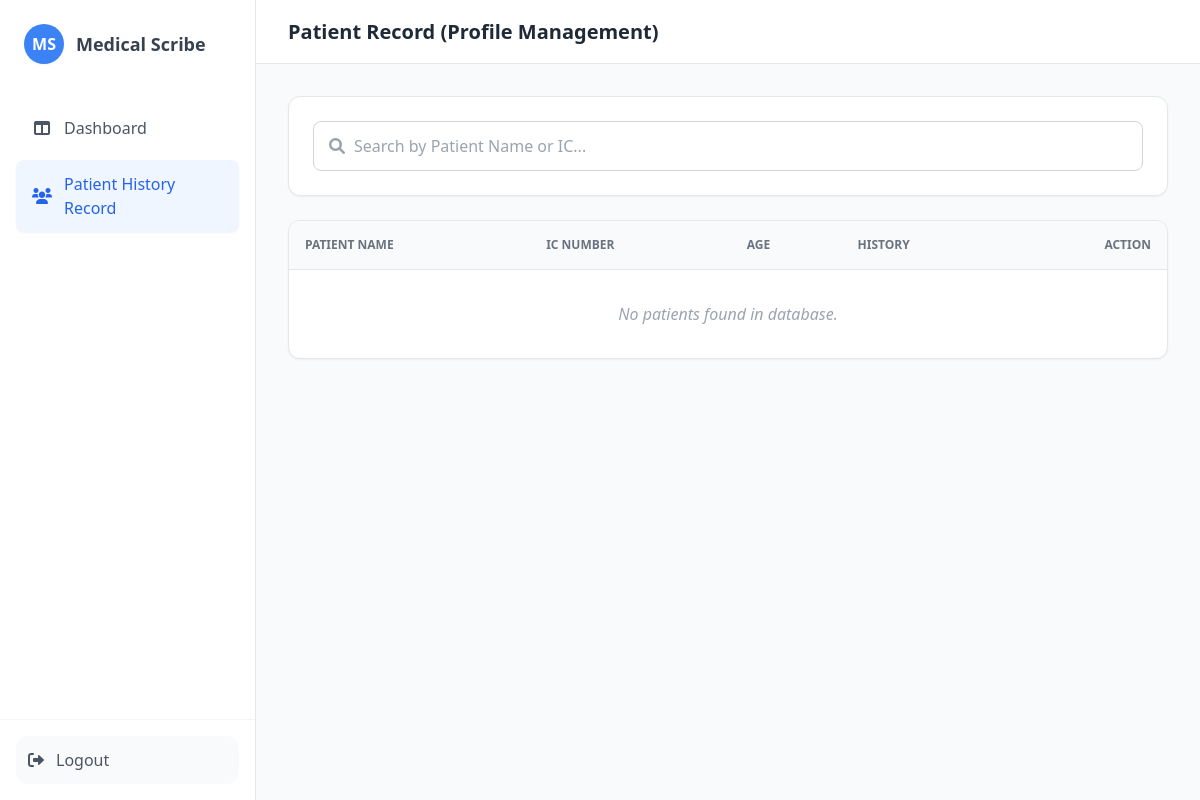
Before: /nurse/patients (signed in) with the older database file.
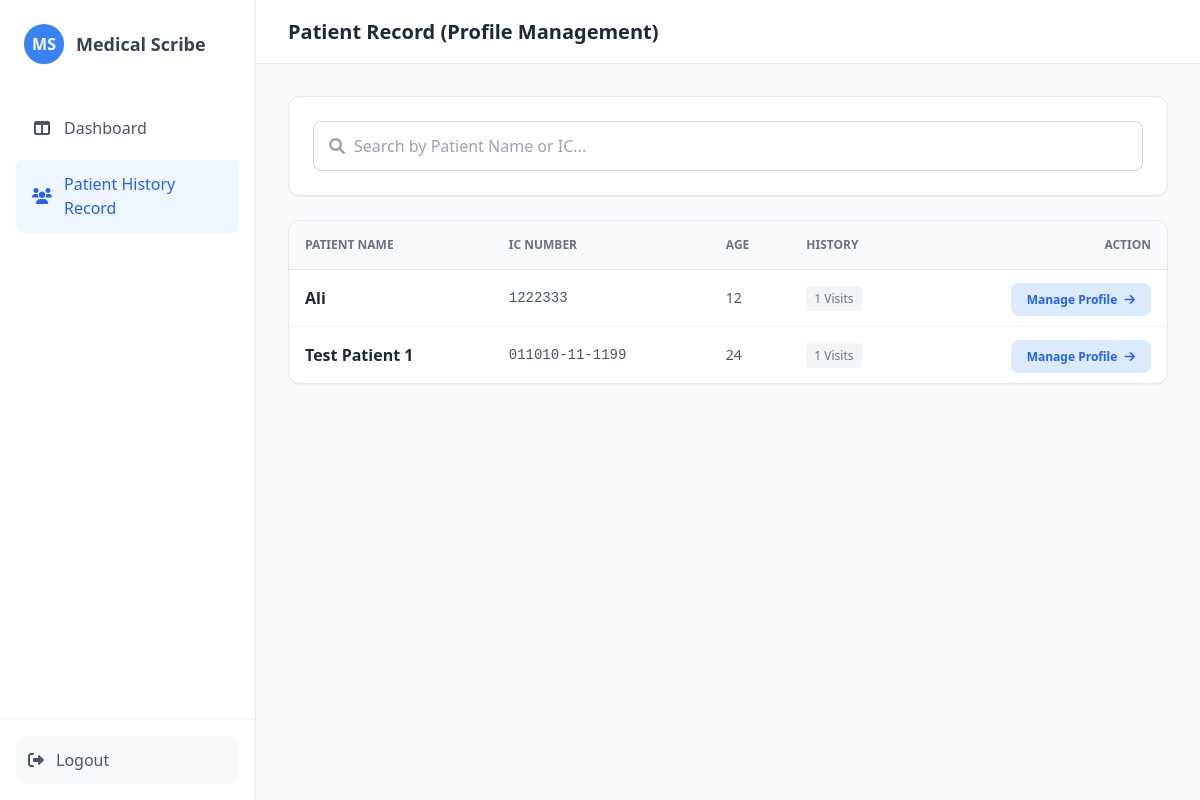
After: the same page with the newer database file.
### app.py (models this page shows)
class Patient(db.Model):
    id = db.Column(db.Integer, primary_key=True)
    ic_number = db.Column(db.String(20), unique=True, nullable=False)
    name = db.Column(db.String(100), nullable=False)
    age = db.Column(db.String(10), nullable=False)
    visits = db.relationship("Visit", backref="patient", lazy=True)

### app.py (the view)
@app.route("/nurse/patients")
def nurse_patient_list():
    if session.get("role") != "nurse": return redirect("/login")
    patients = Patient.query.order_by(Patient.name.asc()).all()
    return render_template("nurse_patient_list.html", patients=patients)

### templates/nurse_patient_list.html (shortened to what the changed rows need)
<!DOCTYPE html>
<html lang="en">
<head>
    <script src="https://cdn.tailwindcss.com"></script>
    <link href="https://cdnjs.cloudflare.com/ajax/libs/font-awesome/6.0.0/css/all.min.css" rel="stylesheet">
</head>
<body class="bg-gray-50 h-screen flex overflow-hidden font-sans">
    <main class="flex-1 flex flex-col h-full relative overflow-hidden">
        <header class="h-16 bg-white border-b border-gray-200 flex items-center px-8 flex-shrink-0">
            <h1 class="text-xl font-bold text-gray-800">Patient Record (Profile Management)</h1>
        </header>
        <div class="flex-1 overflow-y-auto p-8">
            <div class="max-w-6xl mx-auto">
                <div class="bg-white rounded-xl shadow-sm border border-gray-200 overflow-hidden">
                    <table class="w-full text-left border-collapse">
                        <thead class="bg-gray-50 border-b border-gray-200">
                            <tr>
                                <th class="p-4 text-xs font-bold text-gray-500 uppercase">Patient Name</th>
                                <th class="p-4 text-xs font-bold text-gray-500 uppercase">IC Number</th>
                                <th class="p-4 text-xs font-bold text-gray-500 uppercase">Age</th>
                                <th class="p-4 text-xs font-bold text-gray-500 uppercase">History</th>
                                <th class="p-4 text-xs font-bold text-gray-500 uppercase text-right">Action</th>
                            </tr>
                        </thead>
                        <tbody id="patientTable" class="divide-y divide-gray-100">
                            {% for p in patients %}
                            <tr class="hover:bg-gray-50 transition group">
                                <td class="p-4 font-bold text-gray-800">{{ p.name }}</td>
                                <td class="p-4 text-sm text-gray-600 font-mono">{{ p.ic_number }}</td>
                                <td class="p-4 text-sm text-gray-600">{{ p.age }}</td>
                                <td class="p-4 text-sm text-gray-500">
                                    <span class="bg-gray-100 px-2 py-1 rounded text-xs">
                                        {{ p.visits|length }} Visits
                                    </span>
                                </td>
                                <td class="p-4 text-right">
                                    <a href="/nurse/view_patient/{{ p.ic_number }}"
                                       class="bg-blue-100 hover:bg-blue-600 hover:text-white text-blue-600 text-xs font-bold px-4 py-2 rounded-lg transition">
                                        Manage Profile <i class="fas fa-arrow-right ml-1"></i>
                                    </a>
                                </td>
                            </tr>
                            {% else %}
                            <tr><td colspan="5" class="p-8 text-center text-gray-400 italic">No patients found in database.</td></tr>
                            {% endfor %}
                        </tbody>
                    </table>
                </div>
            </div>
        </div>
    </main>
</body>
</html>

Changed rows visible on the page:
added Patient: name "Ali", ic_number "1222333", age "12", visits|length "1"
added Patient: name "Test Patient 1", ic_number "011010-11-1199", age "24", visits|length "1"
Other visible differences:
text no longer shown: "No patients found in database."
